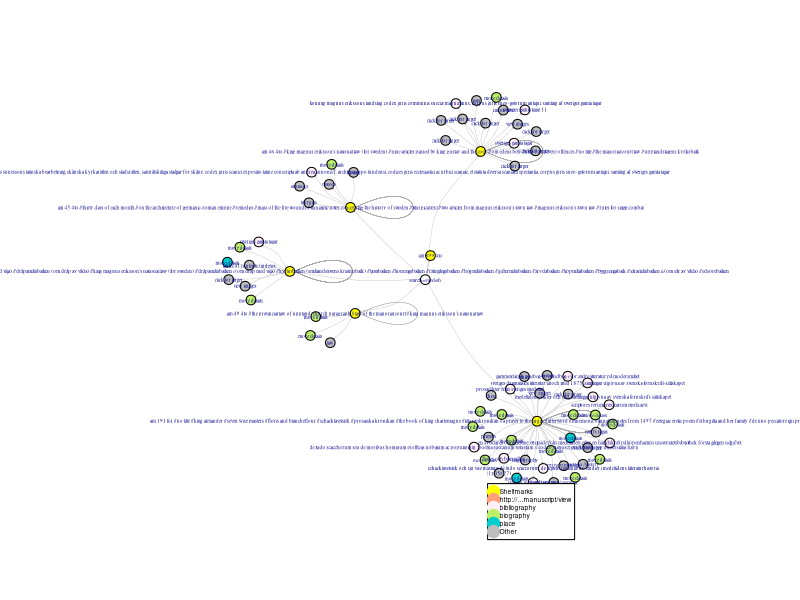

This chart was generated by the following R code:
library(igraph)
library(tidyverse)

col = c("yellow","lightsalmon", "lavenderblush","darkolivegreen2" , "cyan3", "grey") #Colors of the nodes se http://www.stat.columbia.edu/~tzheng/files/Rcolor.pdf
set.seed(14)#Change number here to re-randomize the shape of your graph
origins = "https://handrit.is/en/manuscript/view/AM02-0191|https://handrit.is/en/manuscript/view/AM04-0051|https://handrit.is/en/manuscript/view/AM04-0049|https://handrit.is/en/manuscript/view/AM04-0045|https://handrit.is/en/manuscript/view/Rask115|https://handrit.is/en/manuscript/view/AM04-0046|https://handrit.is/en/manuscript/view/AM08-030|https://handrit.is/en/manuscript/view/AM02-0201|https://handrit.is/en/manuscript/view/AM08-265|https://handrit.is/en/manuscript/view/AM02-0200|https://handrit.is/en/manuscript/view/AM04-0353|https://handrit.is/en/manuscript/view/AM02-300|https://handrit.is/en/manuscript/view/AM04-0899"
colorise<-function(url)
  #c("Results" , "http://...manuscript/view",  "http://...bibliography" , "http://...biography", "Other"), 
  ifelse(grepl(str_to_lower(origins),url,fixed = FALSE),col[1],#the shelfmarks
         ifelse(grepl("manuscript/view",url,fixed = TRUE),col[2],
                ifelse(grepl("bibliography",url,fixed = TRUE),col[3],
                       ifelse(grepl("biography",url,fixed = TRUE),col[4],
                              ifelse(grepl("place",url,fixed = TRUE),col[5],
                                ifelse(grepl("https://handrit.is/en/search/results/",url,fixed = TRUE),"white",#the central dot in white
                  col[6]))))))
read_csv("handrit_swedish_a_stopword.csv")%>% #Input file
  transmute(source=str_to_lower(source),
            target=str_to_lower(target),
            source_label=str_to_lower(source_label),
            target_label=str_to_lower(target_label),
            #color=ifelse(isReply, "grey", "black"),
            arrow.size=0.05,#Arrows
            curved=runif(n(),-0.4,0.4)) -> df_edges
bind_rows(transmute(df_edges,name=source,label=source_label),
          transmute(df_edges,name=target,label=target_label)
) %>%
  group_by(name)%>%
  summarise(actual_label=paste0(unique(label),collapse = " // "))%>%
  #change rbinom values to put more or less labels
  mutate(label=ifelse(rbinom(n(),1,1),actual_label,""),color=colorise(name))->df_nodes #change the number of labels to be labeled here
#read_csv("handrit_swedish_a_formated.csv")%>%

#df_anonymous <- df_edges[3]

graph_from_data_frame(df_edges, vertices = df_nodes) -> g_frame
g_frame
#pdf("test.pdf")
#lo <- layout_nicely(g_frame)
lo <- layout_nicely(g_frame)
#dev.off()
plot(g_frame,
     rescale=FALSE,
     layout=1*norm_coords(lo, -1, 1, -1, 1),
     vertex.size=5,#Change size of the bubbles here
     vertex.label.cex = 0.3,#Change label size here
     #vertex.label=df_anonymous, #uncomment to get things anonymised
     edge.width=0.3)
#legend('topleft',legend=levels(sizeCut),pt.cex=scaled,col='black',pch=21, pt.bg='orange'))

legend("bottomleft", 
       legend = c("Shelfmarks" , "http://...manuscript/view",  "bibliography" , "biography", "place", "Other"), 
       col = col, 
       pch = c(20,20,20,20,20), bty = "y",  pt.cex =2.5, cex = 0.4 , #pt.cex = bubble size
       text.col = "black", horiz = FALSE, inset = c(0.6, -0.1),
       #pch = c(20,20,20,20,20), bty = "n", pt.cex =3.9, cex = 0.9 , 
       #text.col = "black", horiz = FALSE, inset = c(0.3, 0.1),
       xpd=TRUE,
       text.font = 56
       )
#dev.off()
#for graphviz later:
#write_graph(g_frame,format = "dot", file = "comment.dot")
